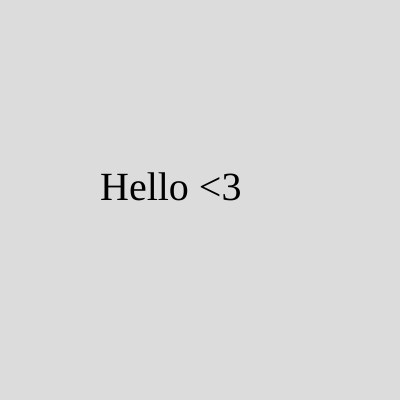
Frame 1 (no input)
Frame 60 (no input): identical to frame 1, image omitted
Frame 120 (the mouse pressed at the canvas centre since frame 60): identical to frame 1, image omitted

The p5.js sketch that drew this single still picture (run headless with seeded random() and noise() and a simulated clock; from frame 60 on, the mouse is pressed at the canvas centre):

// p5.js sketch
// ── sketch.js
function setup() {
  createCanvas(400, 400);
  textSize(40);
  textFont("Cinzel");
}
//Cinzel font from google fonts
function draw() {
  background(220);
  text("Hello <3", 100, 200);
}
